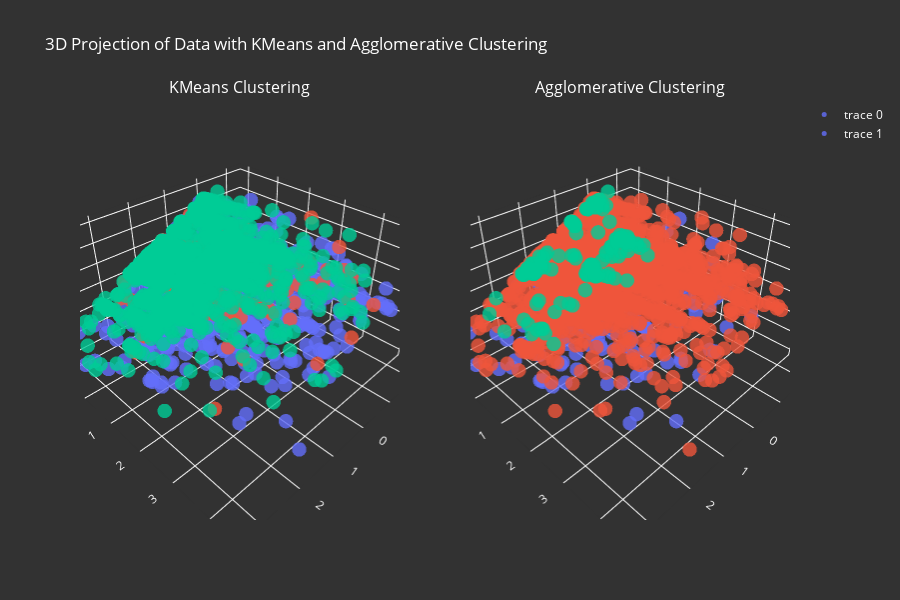

Notebook code for this chart:
### Code cell
x = PCA_data["PCA1"]
y = PCA_data["PCA2"]
z = PCA_data["PCA3"]
clusters_kmeans = PCA_data["Clusters_kmeans"]
clusters_aggro = PCA_data["Clusters_aggro"]

fixed_colors = ['#636EFA', '#EF553B', '#00CC96', '#AB63FA', '#FFA15A']

# Create subplots with two columns for comparison
fig = make_subplots(
    rows=1, cols=2,
    specs=[[{'type': 'scatter3d'}, {'type': 'scatter3d'}]],
    subplot_titles=("KMeans Clustering", "Agglomerative Clustering")
)


# KMeans clustering plot
fig.add_trace(
    go.Scatter3d(
        x=x, y=y, z=z,
        mode='markers',
        marker=dict(
            color=[fixed_colors[cluster] for cluster in clusters_kmeans.sort_values()],
            size=5,
            opacity=0.8
        )
    ),
    row=1, col=1
)

# Agglomerative clustering plot
fig.add_trace(
    go.Scatter3d(
        x=x, y=y, z=z,
        mode='markers',
        marker=dict(
            color=[fixed_colors[cluster] for cluster in clusters_aggro.sort_values()],
            size=5,
            opacity=0.8
        )
    ),
    row=1, col=2
)


fig.update_layout(
    title="3D Projection of Data with KMeans and Agglomerative Clustering",
    scene=dict(
        xaxis=dict(backgroundcolor=background_color, color=text_color, gridcolor=text_color),
        yaxis=dict(backgroundcolor=background_color, color=text_color, gridcolor=text_color),
        zaxis=dict(backgroundcolor=background_color, color=text_color, gridcolor=text_color),
    ),
    scene2=dict( 
        xaxis=dict(backgroundcolor=background_color, color=text_color, gridcolor=text_color),
        yaxis=dict(backgroundcolor=background_color, color=text_color, gridcolor=text_color),
        zaxis=dict(backgroundcolor=background_color, color=text_color, gridcolor=text_color),
    ),
    paper_bgcolor=background_color,
    font=dict(color=text_color),
    height=600
)


fig.show()

### Figure 1 — Plotly figure (JSON) as saved in the notebook; plotly's stock layout.template omitted (floating-point values rounded to 4 significant figures; data arrays with more than 128 entries replaced by an {"elided": "..."} marker saying what was removed)
{"data": [{"marker": {"color": {"elided": "3464 str values"}, "opacity": 0.8, "size": 5}, "mode": "markers", "scene": "scene", "type": "scatter3d", "x": {"elided": "3464 float values"}, "y": {"elided": "3464 float values"}, "z": {"elided": "3464 float values"}}, {"marker": {"color": {"elided": "3464 str values"}, "opacity": 0.8, "size": 5}, "mode": "markers", "scene": "scene2", "type": "scatter3d", "x": {"elided": "3464 float values"}, "y": {"elided": "3464 float values"}, "z": {"elided": "3464 float values"}}], "layout": {"annotations": [{"font": {"size": 16}, "showarrow": false, "text": "KMeans Clustering", "x": 0.225, "xanchor": "center", "xref": "paper", "y": 1, "yanchor": "bottom", "yref": "paper"}, {"font": {"size": 16}, "showarrow": false, "text": "Agglomerative Clustering", "x": 0.775, "xanchor": "center", "xref": "paper", "y": 1, "yanchor": "bottom", "yref": "paper"}], "font": {"color": "white"}, "height": 600, "paper_bgcolor": "rgba(50, 50, 50, 1)", "scene": {"domain": {"x": [0, 0.45], "y": [0, 1]}, "xaxis": {"backgroundcolor": "rgba(50, 50, 50, 1)", "color": "white", "gridcolor": "white"}, "yaxis": {"backgroundcolor": "rgba(50, 50, 50, 1)", "color": "white", "gridcolor": "white"}, "zaxis": {"backgroundcolor": "rgba(50, 50, 50, 1)", "color": "white", "gridcolor": "white"}}, "scene2": {"domain": {"x": [0.55, 1], "y": [0, 1]}, "xaxis": {"backgroundcolor": "rgba(50, 50, 50, 1)", "color": "white", "gridcolor": "white"}, "yaxis": {"backgroundcolor": "rgba(50, 50, 50, 1)", "color": "white", "gridcolor": "white"}, "zaxis": {"backgroundcolor": "rgba(50, 50, 50, 1)", "color": "white", "gridcolor": "white"}}, "title": {"text": "3D Projection of Data with KMeans and Agglomerative Clustering"}}}
